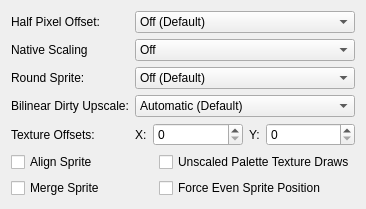
     <widget class="QWidget" name="upscalingFixesTab">
      <attribute name="title">
       <string>Upscaling Fixes</string>
      </attribute>
      <layout class="QFormLayout" name="upscalingFixesLayout">
       <item row="0" column="0">
        <widget class="QLabel" name="halfPixelOffsetLabel">
         <property name="text">
          <string>Half Pixel Offset:</string>
         </property>
        </widget>
       </item>
       <item row="0" column="1">
        <widget class="QComboBox" name="halfPixelOffset">
         <item>
          <property name="text">
           <string>Off (Default)</string>
          </property>
         </item>
         <item>
          <property name="text">
           <string>Normal (Vertex)</string>
          </property>
         </item>
         <item>
          <property name="text">
           <string>Special (Texture)</string>
          </property>
         </item>
         <item>
          <property name="text">
           <string>Special (Texture - Aggressive)</string>
          </property>
         </item>
         <item>
          <property name="text">
           <string>Align to Native</string>
          </property>
         </item>
         <item>
          <property name="text">
           <string>Align to Native - with Texture Offset</string>
          </property>
         </item>
        </widget>
       </item>
       <item row="1" column="0">
        <widget class="QLabel" name="nativeScalingLabel">
         <property name="text">
          <string>Native Scaling</string>
         </property>
        </widget>
       </item>
       <item row="1" column="1">
        <widget class="QComboBox" name="nativeScaling">
         <item>
          <property name="text">
           <string>Off</string>
          </property>
         </item>
         <item>
          <property name="text">
           <string>Normal</string>
          </property>
         </item>
         <item>
          <property name="text">
           <string>Aggressive</string>
          </property>
         </item>
        </widget>
       </item>
       <item row="2" column="0">
        <widget class="QLabel" name="roundSpriteLabel">
         <property name="text">
          <string>Round Sprite:</string>
         </property>
        </widget>
       </item>
       <item row="2" column="1">
        <widget class="QComboBox" name="roundSprite">
         <item>
          <property name="text">
           <string>Off (Default)</string>
          </property>
         </item>
         <item>
          <property name="text">
           <string>Half</string>
          </property>
         </item>
         <item>
          <property name="text">
           <string>Full</string>
          </property>
         </item>
        </widget>
       </item>
       <item row="3" column="0">
        <widget class="QLabel" name="bilinearHackLabel">
         <property name="text">
          <string>Bilinear Dirty Upscale:</string>
         </property>
        </widget>
       </item>
       <item row="3" column="1">
        <widget class="QComboBox" name="bilinearHack">
         <item>
          <property name="text">
           <string>Automatic (Default)</string>
          </property>
         </item>
         <item>
          <property name="text">
           <string>Force Bilinear</string>
          </property>
         </item>
         <item>
          <property name="text">
           <string>Force Nearest</string>
          </property>
         </item>
        </widget>
       </item>
       <item row="4" column="0">
        <widget class="QLabel" name="textureOffsetLabel">
         <property name="text">
          <string>Texture Offsets:</string>
         </property>
        </widget>
       </item>
       <item row="4" column="1">
        <layout class="QHBoxLayout" name="textureOffsetLayout" stretch="0,1,0,1">
         <item>
          <widget class="QLabel" name="textureOffsetXLabel">
           <property name="text">
            <string>X:</string>
           </property>
          </widget>
         </item>
         <item>
          <widget class="QSpinBox" name="textureOffsetX">
           <property name="maximum">
            <number>1000</number>
           </property>
          </widget>
         </item>
         <item>
          <widget class="QLabel" name="textureOffsetYLabel">
           <property name="text">
            <string>Y:</string>
           </property>
          </widget>
         </item>
         <item>
          <widget class="QSpinBox" name="textureOffsetY">
           <property name="maximum">
            <number>1000</number>
           </property>
          </widget>
         </item>
        </layout>
       </item>
       <item row="5" column="0" colspan="2">
        <layout class="QGridLayout" name="upscalingFixesLayout_2">
         <item row="0" column="0">
          <widget class="QCheckBox" name="alignSprite">
           <property name="text">
            <string>Align Sprite</string>
           </property>
          </widget>
         </item>
         <item row="0" column="1">
          <widget class="QCheckBox" name="nativePaletteDraw">
           <property name="text">
            <string>Unscaled Palette Texture Draws</string>
           </property>
          </widget>
         </item>
         <item row="1" column="0">
          <widget class="QCheckBox" name="mergeSprite">
           <property name="text">
            <string>Merge Sprite</string>
           </property>
          </widget>
         </item>
         <item row="1" column="1">
          <widget class="QCheckBox" name="forceEvenSpritePosition">
           <property name="text">
            <string>Force Even Sprite Position</string>
           </property>
          </widget>
         </item>
        </layout>
       </item>
      </layout>
     </widget>
